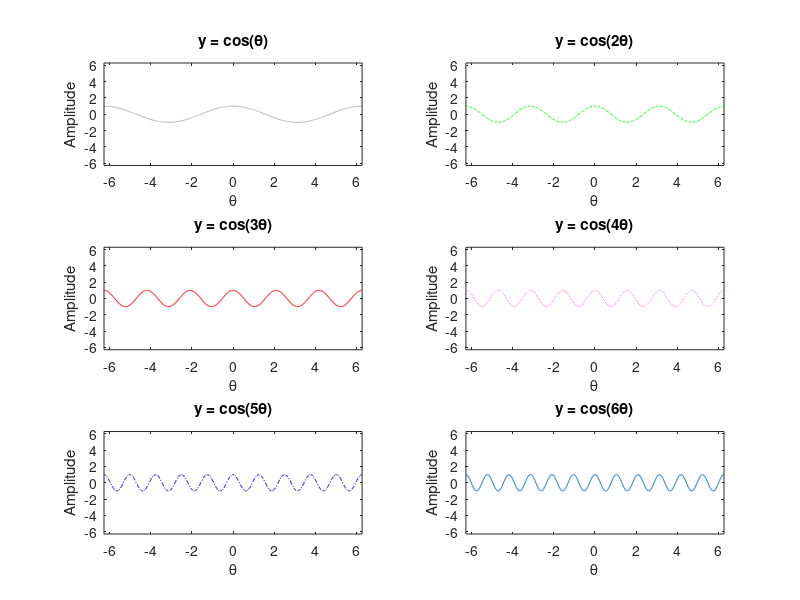

MATLAB code for this plot:
%% 
% Author(s): Joshua Clement
% Date: 2-Feb-2023
% Course: ENGR 160
% Description: Lab 05a
clear all;   
clc;          
close all;    
format short; 

%% All plots

x = linspace(-2*pi,2*pi,1000);          

y1 = cos(x); 
y2 = cos(2*x);
y3 = cos(3*x);
y4 = cos(4*x);
y5 = cos(5*x);
y6 = cos(6*x);

%% Plot 1

subplot(3,2,1);
plot(x,y1,':k');
axis([-2*pi,2*pi,-2*pi,2*pi]);
xlabel('\theta'),ylabel('Amplitude')
title('y = cos(\theta)')

%% Plot 2

subplot(3,2,2);
plot(x,y2,'-.g');
axis([-2*pi,2*pi,-2*pi,2*pi]);
xlabel('\theta'),ylabel('Amplitude')
title('y = cos(2\theta)')

%% Plot 3

subplot(3,2,3);
plot(x,y3,'-r');
axis([-2*pi,2*pi,-2*pi,2*pi]);
xlabel('\theta'),ylabel('Amplitude')
title('y = cos(3\theta)')

%% Plot 4

subplot(3,2,4);
plot(x,y4,':m');
axis([-2*pi,2*pi,-2*pi,2*pi]);
xlabel('\theta'),ylabel('Amplitude')
title('y = cos(4\theta)')

%% Plot 5

subplot(3,2,5);
plot(x,y5,'-.b');
axis([-2*pi,2*pi,-2*pi,2*pi]);
xlabel('\theta'),ylabel('Amplitude')
title('y = cos(5\theta)')

%% Plot 6

subplot(3,2,6);
plot(x,y6);
axis([-2*pi,2*pi,-2*pi,2*pi]);
xlabel('\theta'),ylabel('Amplitude')
title('y = cos(6\theta)')
